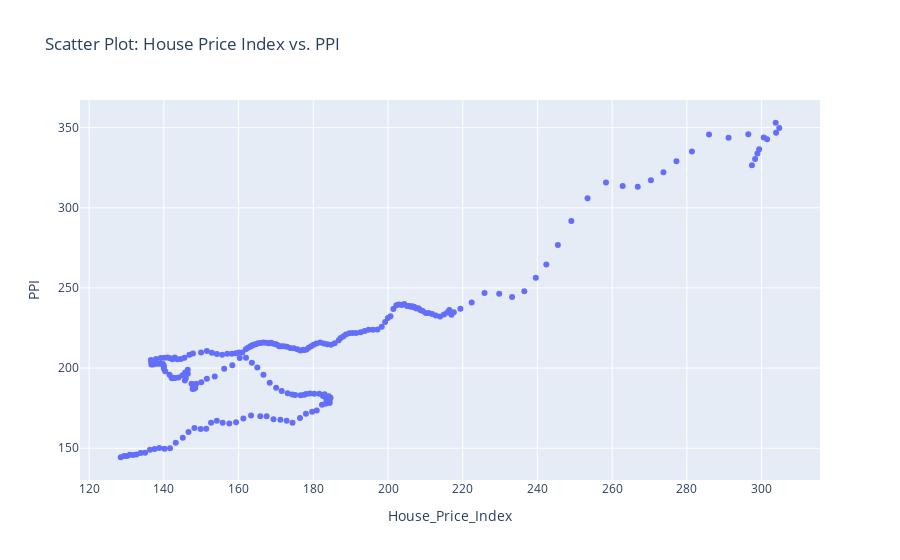

Write notebook code for a chart like this one.
### Markdown cell above
# PPI vs House_Price_Index

### Code cell
fig = px.scatter(file, x='House_Price_Index', y='PPI', title='Scatter Plot: House Price Index vs. PPI')

fig.show()

### Figure 1 — Plotly figure (JSON) as saved in the notebook; plotly's stock layout.template omitted (floating-point values rounded to 4 significant figures; data arrays with more than 128 entries replaced by an {"elided": "..."} marker saying what was removed)
{"data": [{"hovertemplate": "House_Price_Index=%{x}<br>PPI=%{y}<extra></extra>", "legendgroup": "", "marker": {"color": "#636efa", "symbol": "circle"}, "mode": "markers", "name": "", "orientation": "v", "showlegend": false, "type": "scatter", "x": {"elided": "240 float values"}, "xaxis": "x", "y": {"elided": "240 float values"}, "yaxis": "y"}], "layout": {"legend": {"tracegroupgap": 0}, "title": {"text": "Scatter Plot: House Price Index vs. PPI"}, "xaxis": {"anchor": "y", "domain": [0, 1], "title": {"text": "House_Price_Index"}}, "yaxis": {"anchor": "x", "domain": [0, 1], "title": {"text": "PPI"}}}}
